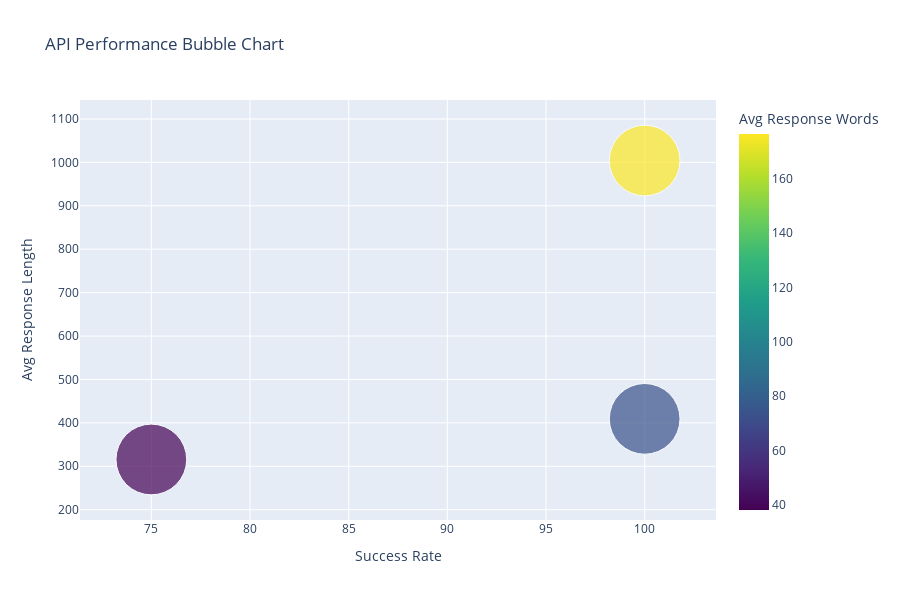

The cell this chart's notebook holds for it:
### Markdown cell above
**Interpretation:**
This heatmap shows relative performance (scaled 0–1 within each metric) for three systems across four metrics. On success rate, Gemini and Mistral both score at the top (1.00), while Cohere is lowest (0.00), indicating more incomplete/invalid replies from Cohere in this sample. For average response length (characters) and average response words, Gemini ranks highest, Mistral is mid-range (≈0.14–0.25 on the normalized scale), and Cohere is lowest. Longer outputs are not automatically “better,” but they usually reflect fuller explanations; if brevity is preferred, Mistral and Cohere will need prompt cues to include required details. The total responses row appears at 0.00 for all three, which happens because the counts are equal across APIs; with min–max scaling, equal values collapse to the same normalized score. Overall, the heatmap says: Gemini and Mistral are similarly reliable (high success), Gemini is the most verbose, Mistral is more concise, and Cohere trails on both reliability and length here. Given the small dataset, treat these as directional results and confirm on a larger run.

### Code cell
# Interactive Bubble Chart
if api_metrics:
    # Prepare data
    bubble_data = []
    for api, metrics in api_metrics.items():
        bubble_data.append({
            'API': api.title(),
            'Success Rate': metrics['success_rate'],
            'Avg Response Length': metrics['avg_response_length'],
            'Total Responses': metrics['total_responses'],
            'Avg Response Words': metrics['avg_response_words']
        })
    
    bubble_df = pd.DataFrame(bubble_data)
    
    # Create bubble chart
    fig = px.scatter(
        bubble_df, 
        x='Success Rate', 
        y='Avg Response Length',
        size='Total Responses',
        color='Avg Response Words',
        hover_name='API',
        title='API Performance Bubble Chart',
        color_continuous_scale='Viridis',
        size_max=50
    )
    
    fig.update_layout(width=900, height=600)
    fig.show()
else:
    print("No API data available")

### Figure 1 — Plotly figure (JSON) as saved in the notebook; plotly's stock layout.template omitted (floating-point values rounded to 4 significant figures)
{"data": [{"hovertemplate": "<b>%{hovertext}</b><br><br>Success Rate=%{x}<br>Avg Response Length=%{y}<br>Total Responses=%{marker.size}<br>Avg Response Words=%{marker.color}<extra></extra>", "hovertext": ["Gemini", "Mistral", "Cohere"], "legendgroup": "", "marker": {"color": [176.5, 73.33, 38.17], "coloraxis": "coloraxis", "size": [12, 12, 12], "sizemode": "area", "sizeref": 0.0048, "symbol": "circle"}, "mode": "markers", "name": "", "orientation": "v", "showlegend": false, "type": "scatter", "x": [100.0, 100.0, 75.0], "xaxis": "x", "y": [1004.0, 409.2, 315.7], "yaxis": "y"}], "layout": {"coloraxis": {"colorbar": {"title": {"text": "Avg Response Words"}}, "colorscale": [[0, "#440154"], [0.1111, "#482878"], [0.2222, "#3e4989"], [0.3333, "#31688e"], [0.4444, "#26828e"], [0.5556, "#1f9e89"], [0.6667, "#35b779"], [0.7778, "#6ece58"], [0.8889, "#b5de2b"], [1, "#fde725"]]}, "height": 600, "legend": {"itemsizing": "constant", "tracegroupgap": 0}, "title": {"text": "API Performance Bubble Chart"}, "width": 900, "xaxis": {"anchor": "y", "domain": [0, 1], "title": {"text": "Success Rate"}}, "yaxis": {"anchor": "x", "domain": [0, 1], "title": {"text": "Avg Response Length"}}}}
